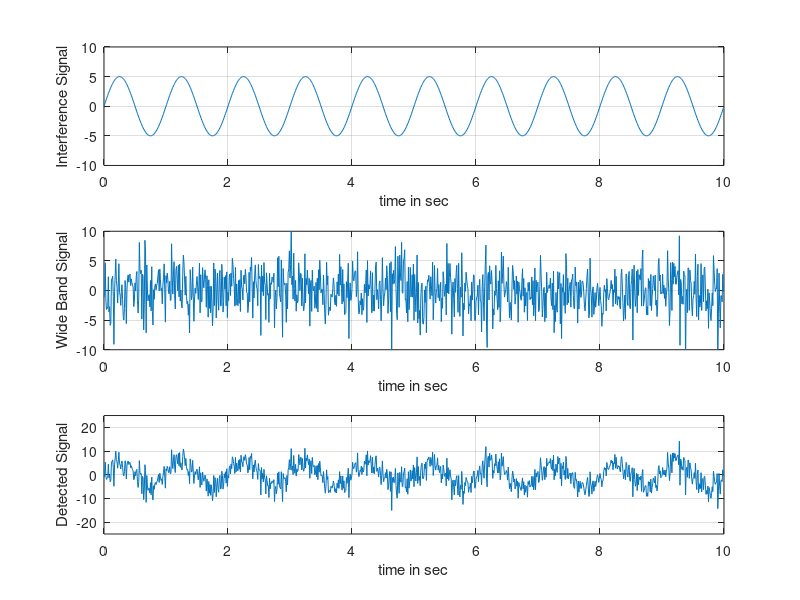

Write the MATLAB code that produced this figure.
clc
clear
close all
%% Narrow Band Interference Signal : Deterministic Sine wave
Fs = 100; % Sampling frequency      % Dim
t  = transpose(0:1/Fs:10-1/Fs);     % DIm
A = 5;                              % Dim
fi = 1;                             % Dim
i = A*sin(2*pi*fi*t);               
figure(1)
subplot(3,1,1)
plot(t,i)
grid on 
xlabel('time in sec');
ylabel('Interference Signal')
ylim([-10 10])

%% Wide Band Desired White Gaussian Noise Signal
s = wgn(length(t),1,10);
subplot(3,1,2)
plot(t,s)
grid on 
xlabel('time in sec');
ylabel('Wide Band Signal')
ylim([-10 10])
% Rs = corrmtx(s,0);
%% Detected Signal
x = s + i;
subplot(3,1,3)
plot(t,x)
grid on 
xlabel('time in sec');
ylabel('Detected Signal')
ylim([-25 25])

%% Frequency Spectrums
% I = fftshift(fft(i));
% freq = (-length(I)/2 : length(I)/2-1)*Fs/length(I);
% I_mag = abs(I);
% figure(2)
% subplot(3,1,1)
% plot(freq,I_mag)
% xlabel('frequency')
% title('Interference Signal frequency spectrum')
% grid on
% 
% sf = fftshift(fft(s));
% freq = (-length(sf)/2 : length(sf)/2-1)*Fs/length(sf);
% sf_mag = abs(sf);
% subplot(3,1,2)
% plot(freq,sf_mag)
% xlabel('frequency')
% title('Original Desired Signal frequency spectrum')
% grid on
% 
% xf = fftshift(fft(x));
% freq = (-length(xf)/2 : length(xf)/2-1)*Fs/length(xf);
% xf_mag = abs(xf);
% subplot(3,1,3)
% plot(freq,xf_mag)
% xlabel('frequency')
% title('Detected Signal frequency spectrum')
% grid on